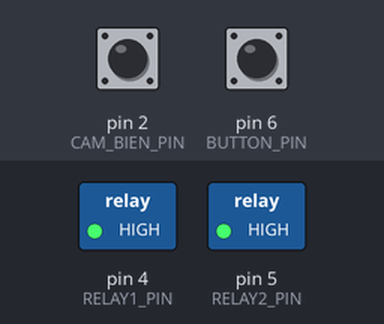
Bench run of a sketch on a simulated Arduino Uno, built with avr-gcc and run on an emulated ATmega328P. Shown: switched loads named in the sketch (green lamp = pin HIGH). Dashed ring = blinking. The inputs (shaded band) are chosen by the test bench; at power-on: pin 2 (CAM_BIEN_PIN) LOW, pin 6 (BUTTON_PIN) HIGH. What the sketch prints to the serial monitor is not drawn.

Above: at 1.2 s.
1.3 s: pin 2 (CAM_BIEN_PIN) driven HIGH
At 2.2 s:
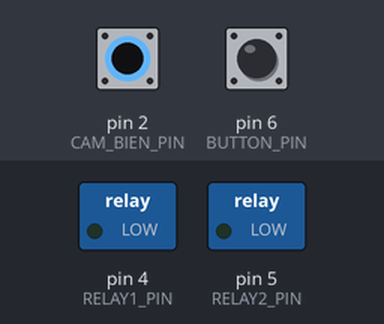
2.8 s: pin 6 (BUTTON_PIN) pulled LOW for 0.15 s
4.4 s: pin 6 (BUTTON_PIN) driven LOW
7.4 s: pin 2 (CAM_BIEN_PIN) driven LOW
At 7.8 s:
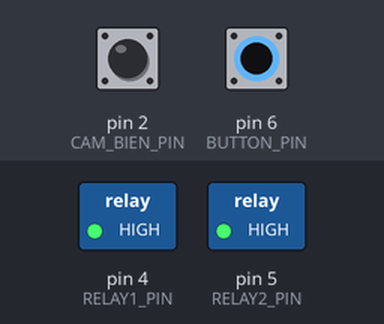
8.9 s: pin 2 (CAM_BIEN_PIN) pulsed HIGH 2 times (0.12 s each, 0.3 s apart)
At 9.14 s:
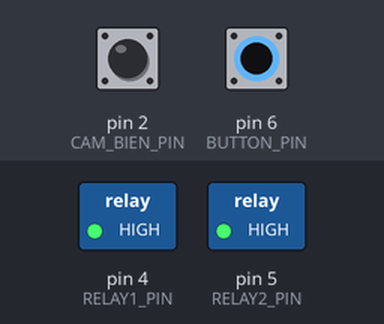
Timing chart, 0 to 11.9 s (numbered marks = the images above; inputs shaded):
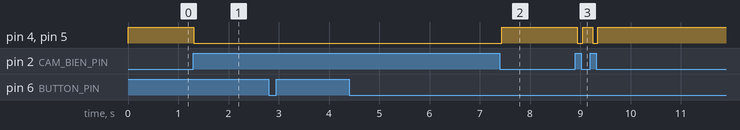

The sketch:

HC-SR501.ino
```cpp
/*
 * Mã Arduino sử dụng cảm biến chuyển động HC-SR501 và nút nhấn
 * để bật/tắt relay 2 kênh.
 */

const int CAM_BIEN_PIN = 2; // Chân cảm biến chuyển động
const int RELAY1_PIN = 4;   // Relay kênh 1
const int RELAY2_PIN = 5;   // Relay kênh 2
const int BUTTON_PIN = 6;   // Nút nhấn

bool relayState = false;    // Trạng thái của relay
bool buttonState = false;   // Trạng thái nút nhấn
bool lastButtonState = false; // Trạng thái trước đó của nút nhấn

void setup() {
  Serial.begin(9600);

  pinMode(CAM_BIEN_PIN, INPUT);   // Cảm biến chuyển động
  pinMode(RELAY1_PIN, OUTPUT);    // Relay kênh 1
  pinMode(RELAY2_PIN, OUTPUT);    // Relay kênh 2
  pinMode(BUTTON_PIN, INPUT_PULLUP); // Nút nhấn với điện trở pull-up nội bộ

  digitalWrite(RELAY1_PIN, HIGH); // Tắt relay ban đầu
  digitalWrite(RELAY2_PIN, HIGH);
}

void loop() {
  int chuyendong = digitalRead(CAM_BIEN_PIN); // Đọc cảm biến chuyển động
  bool currentButtonState = digitalRead(BUTTON_PIN); // Đọc trạng thái nút nhấn

  // Kiểm tra trạng thái nút nhấn (nhấn để chuyển đổi trạng thái relay)
  if (currentButtonState == LOW && lastButtonState == HIGH) {
    relayState = !relayState; // Đảo trạng thái relay
    Serial.println("Nút nhấn được kích hoạt");
    digitalWrite(RELAY1_PIN, relayState ? LOW : HIGH);
    digitalWrite(RELAY2_PIN, relayState ? LOW : HIGH);
  }
  lastButtonState = currentButtonState; // Cập nhật trạng thái nút nhấn

  // Nếu không dùng nút nhấn, cảm biến sẽ điều khiển relay tự động
  if (chuyendong && !relayState) { // Chỉ bật relay nếu relay đang tắt
    Serial.println("Phát hiện chuyển động");
    digitalWrite(RELAY1_PIN, LOW);
    digitalWrite(RELAY2_PIN, LOW);
  } else if (!chuyendong && !relayState) { // Chỉ tắt relay nếu relay đang tắt
    Serial.println("Không phát hiện chuyển động");
    digitalWrite(RELAY1_PIN, HIGH);
    digitalWrite(RELAY2_PIN, HIGH);
  }

  delay(50); // Giảm nhiễu tín hiệu và debounce cho nút nhấn
}
```

Measured:
- after the input at 1.3 s, pin 4 (RELAY1_PIN), pin 5 (RELAY2_PIN): HIGH → LOW at once
- after the input at 2.8 s, every drawn part: stays the same
- after the input at 7.4 s, pin 4 (RELAY1_PIN), pin 5 (RELAY2_PIN): LOW → HIGH at once
- after the input at 8.9 s, pin 4 (RELAY1_PIN), pin 5 (RELAY2_PIN): alternates HIGH for 0.20 s and LOW for 0.10 s, 4 changes in all, then stays HIGH, starting at once
